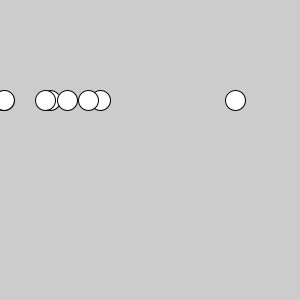
Frame 1 (no input)
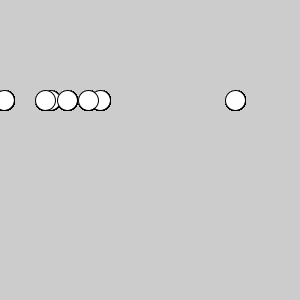
Frame 60 (the mouse pressed at the canvas centre just before this capture)
Frame 120 (the mouse held since frame 60 and released just before this capture): identical to frame 60, image omitted

The Processing sketch that drew these frames (run headless with seeded random() and noise(); from frame 60 on, the mouse is pressed at the canvas centre):

// Processing sketch: arrays_simple
// ── arrays_simple.pde
// declare an integer array
int [] allX = {50,3,100,4,235,45,67,88};

void setup(){
  size(300,300);
  println( allX[5] ); // prints 45
  println( allX.length ); // prints 8
}

void draw(){
  
  // loop through indexes of array and draw circles at each x pos
  // i++ is the same as i = i + 1
  for( int i = 0; i < allX.length; i++){
    ellipse( allX[i], 100, 20,20);
  }
  
}
